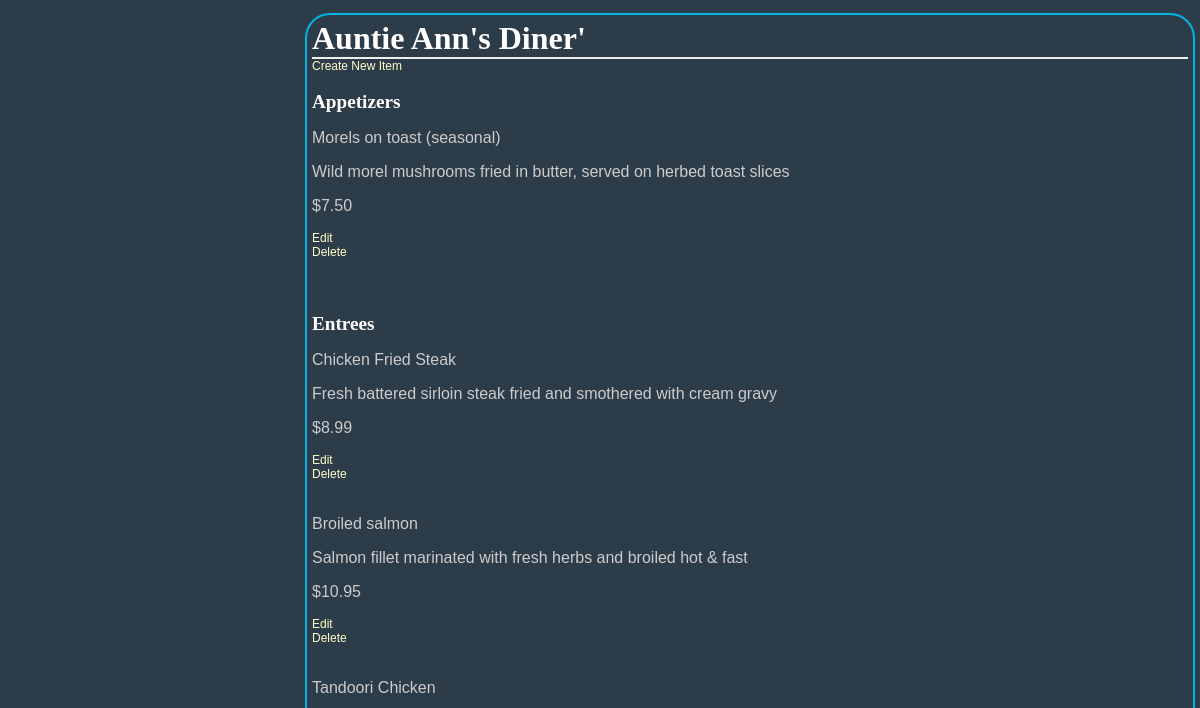
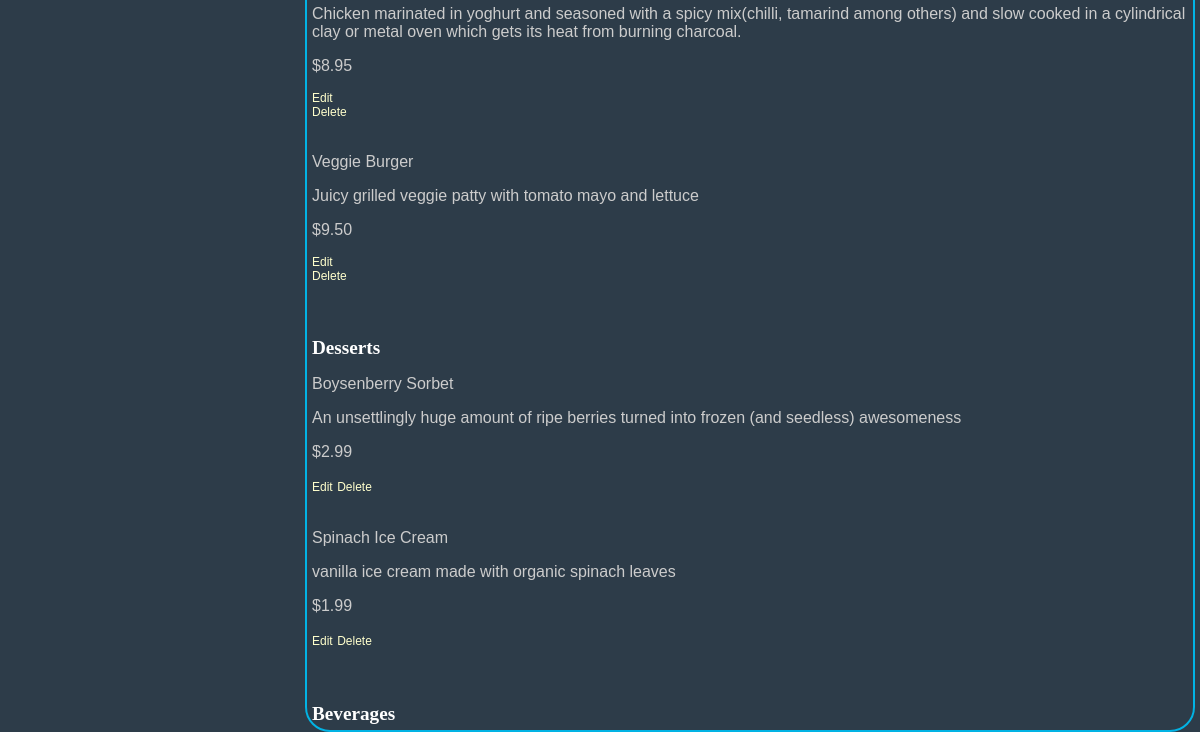
Page /restaurant/17/menu on the earlier database version (2 pictures, top to bottom).
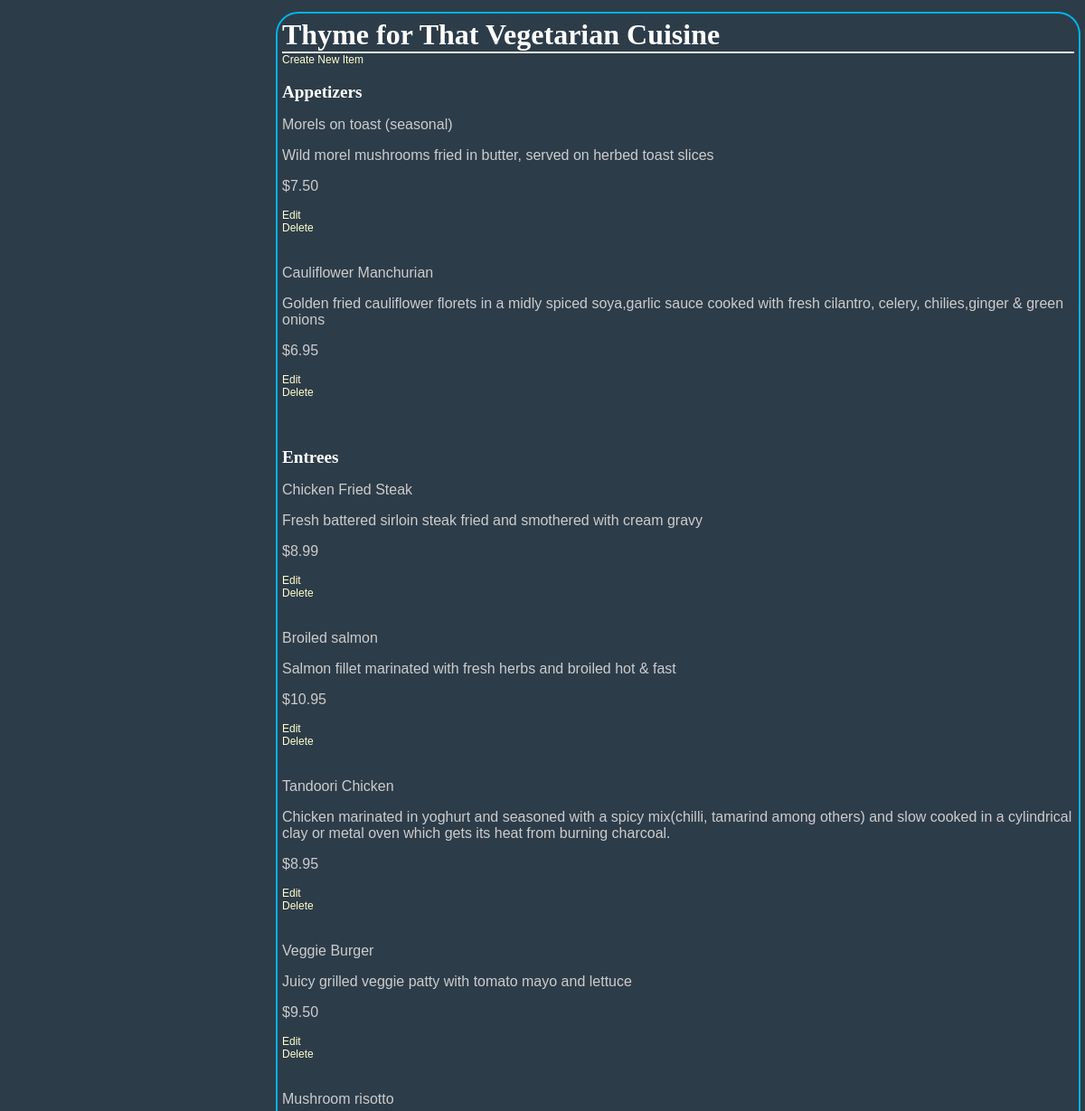
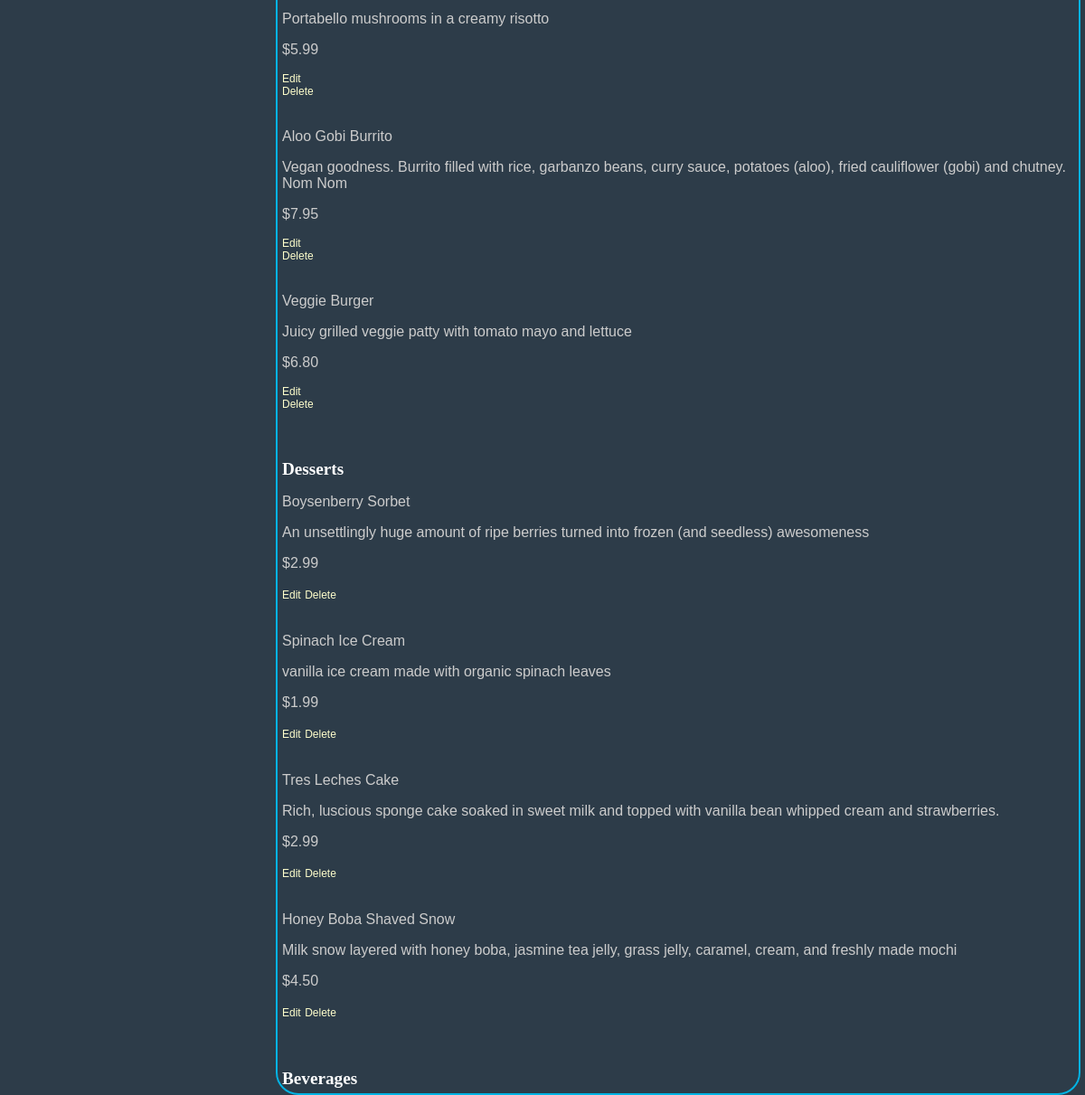
Same page on the later database version (2 pictures, top to bottom).
### database_setup.py (models this page shows, shortened)
class Restaurant(Base):
    __tablename__ = 'restaurant'
    id = Column(Integer, primary_key=True)
    name = Column(String(250), nullable=False)

class MenuItem(Base):
    __tablename__ = 'menu_item'
    name =Column(String(80), nullable = False)
    id = Column(Integer, primary_key = True)
    description = Column(String(250))
    price = Column(String(8))
    course = Column(String(250))
    restaurant_id = Column(Integer,ForeignKey('restaurant.id'))
    restaurant = relationship(Restaurant)

### finalproject.py (the view)
@app.route('/restaurant/<int:restaurant_id>/menu')
def showMenu(restaurant_id):
    restaurant = session.query(Restaurant).filter_by(id=restaurant_id).one()
    items = session.query(MenuItem).filter_by(restaurant_id=restaurant_id).all()
    return render_template('finalproject_menu.html', restaurant=restaurant, items=items)

### templates/finalproject_menu.html (shortened to what this page needs)
<html>
<head>
<link rel=stylesheet type=text/css href="{{ url_for('static', filename='styles.css') }}">
    </head>
    <body>
        <div class = 'pane'>
        <h1>{{ restaurant.name }}</h1>
    {% if items !=[] %}
        <a href = "{{url_for('newMenuItem', restaurant_id = restaurant.id )}}">Create New Item</a>
    <h2>Appetizers</h2>
        {% for i in items %}
        {% if i.course == 'Appetizer' %}
        <p>{{i.name}}</p>
        <p>{{i.description}}</p>
        <p>{{i.price}}</p>
        <a href='{{url_for('editMenuItem', restaurant_id = restaurant.id, menu_id=i.id ) }}' >Edit</a>
    <a href='{{url_for('deleteMenuItem', restaurant_id = restaurant.id, menu_id=i.id ) }}' >Delete</a>
        {% endif %}
        {% endfor %}
    <h2>Entrees</h2>
        {% for i in items %}
        {% if i.course == 'Entree' %}
        <p>{{i.name}}</p>
        <p>{{i.description}}</p>
        <p>{{i.price}}</p>
        <a href='{{url_for('editMenuItem', restaurant_id = restaurant.id, menu_id=i.id ) }}' >Edit</a>
    <a href='{{url_for('deleteMenuItem', restaurant_id = restaurant.id, menu_id=i.id ) }}' >Delete</a>
        {% endif %}
        {% endfor %}
    <h2>Desserts</h2>
        {% for i in items %}
        {% if i.course == 'Dessert' %}
        <p>{{i.name}}</p>
        <p>{{i.description}}</p>
        <p>{{i.price}}</p>
        <a href='{{url_for('editMenuItem', restaurant_id = restaurant.id, menu_id=i.id ) }}' >Edit</a>
    <a href='{{url_for('deleteMenuItem', restaurant_id = restaurant.id, menu_id=i.id ) }}' >Delete</a>
        {% endif %}
        {% endfor %}
    <h2>Beverages</h2>
        {% else %}
        <p> You currently have no menu items. <p>
        <a href = "{{url_for('newMenuItem', restaurant_id = restaurant.id )}}">Create New Item</a>
            {% endif %}
</div>
    </body>
</html>

Differences in the rows shown:
changed Restaurant: name "Auntie Ann's Diner'" → "Thyme for That Vegetarian Cuisine"
added MenuItem: name "Cauliflower Manchurian", description "Golden fried cauliflower florets in a midly spiced soya,garlic sauce cooked with fresh cilantro, celery, chilies,ginger & green onions", price "$6.95", shown under "Appetizers"
added MenuItem: name "Mushroom risotto", description "Portabello mushrooms in a creamy risotto", price "$5.99", shown under "Entrees"
added MenuItem: name "Aloo Gobi Burrito", description "Vegan goodness. Burrito filled with rice, garbanzo beans, curry sauce, potatoes (aloo), fried cauliflower (gobi) and chutney. Nom Nom", price "$7.95", shown under "Entrees"
added MenuItem: name "Veggie Burger", description "Juicy grilled veggie patty with tomato mayo and lettuce", price "$6.80", shown under "Entrees"
added MenuItem: name "Tres Leches Cake", description "Rich, luscious sponge cake soaked in sweet milk and topped with vanilla bean whipped cream and strawberries.", price "$2.99", shown under "Desserts"
added MenuItem: name "Honey Boba Shaved Snow", description "Milk snow layered with honey boba, jasmine tea jelly, grass jelly, caramel, cream, and freshly made mochi", price "$4.50", shown under "Desserts"
